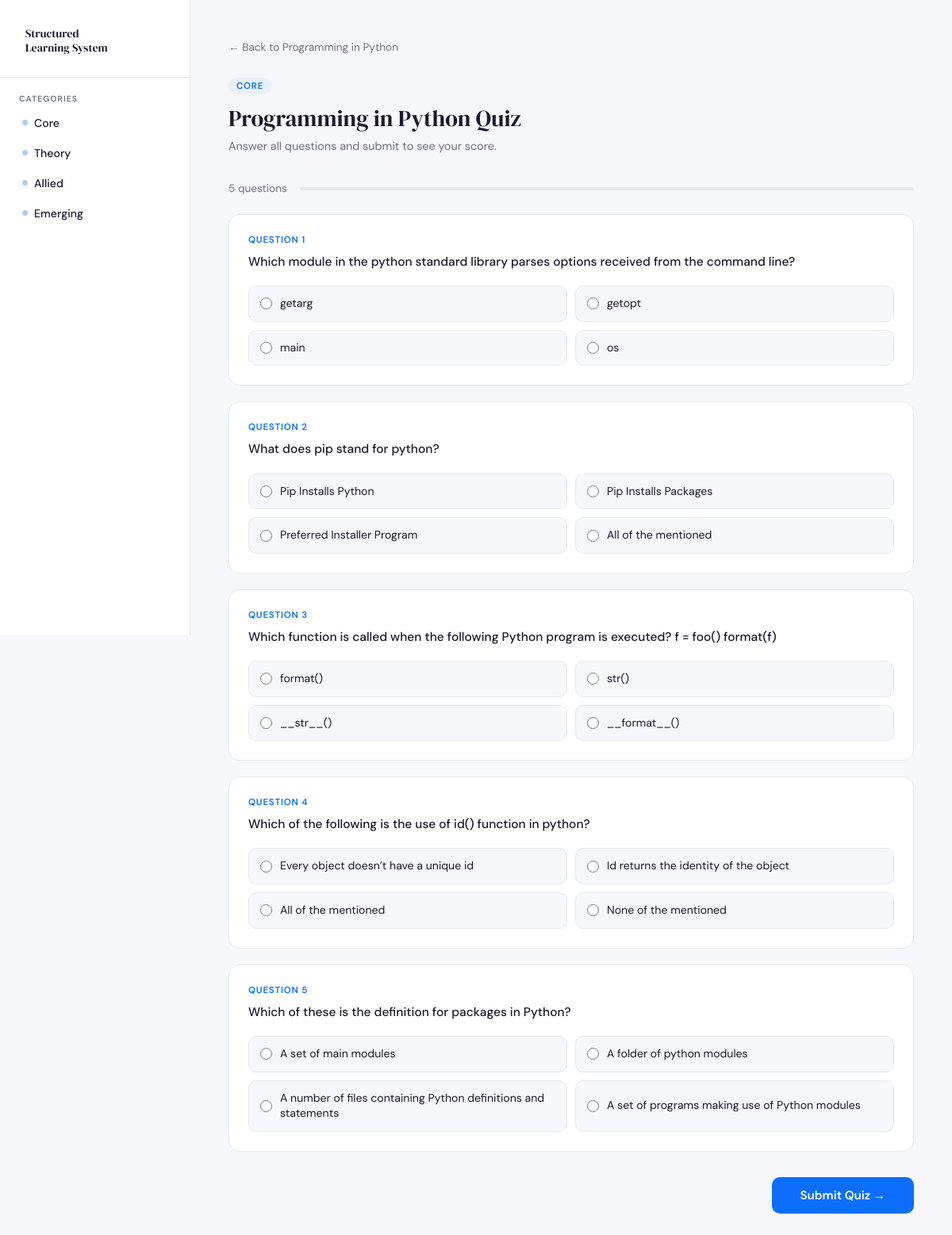
The app's page /quiz/5/ with its own data.
### learning/models.py (models this page shows, shortened)
class Subject(models.Model):
    CATEGORY_CHOICES = [
        ('core', 'Core & Practical'),
        ('theory', 'Theoretical Foundations'),
        ('allied', 'Allied & Supporting'),
        ('emerging', 'Emerging Skills'),
    ]
    name = models.CharField(max_length=200)
    category = models.CharField(max_length=20, choices=CATEGORY_CHOICES)
    description = models.TextField(blank=True)
    youtube_link = models.URLField(blank=True, null=True)
    course_link = models.URLField(blank=True, null=True)
    thumbnail = models.ImageField(upload_to='thumbnails/', blank=True, null=True)

class Quiz(models.Model):
    subject = models.ForeignKey(Subject, on_delete=models.CASCADE)
    question = models.CharField(max_length=5000)
    option1 = models.CharField(max_length=2000)
    option2 = models.CharField(max_length=2000)
    option3 = models.CharField(max_length=2000)
    option4 = models.CharField(max_length=2000)
    correct_answer = models.CharField(max_length=200)

### learning/views.py (the view, shortened to what this page needs)
# urls.py: path('quiz/<int:subject_id>/', views.quiz_view, name='quiz'),
def quiz_view(request, subject_id):
    subject = get_object_or_404(Subject, pk=subject_id)
    quiz    = Quiz.objects.filter(subject=subject)
    quiz_list = list(quiz)
    random.shuffle(quiz_list)
    return render(request, "quiz.html", {
        "quiz":    quiz_list,
        "subject": subject,
        "score":   None,
    })

### learning/templates/quiz.html (shortened to what this page needs)
<!DOCTYPE html>
<html>
<head>
</head>
<body>
<div class="sidebar">
    <div class="sidebar-logo">
        <a href="{% url 'home' %}">Structured<br>Learning System</a>
    </div>
    <div class="sidebar-section">
        <div class="sidebar-label">Categories</div>
        <a href="{% url 'home' %}#core"><span class="sidebar-dot"></span> Core</a>
        <a href="{% url 'home' %}#theory"><span class="sidebar-dot"></span> Theory</a>
        <a href="{% url 'home' %}#allied"><span class="sidebar-dot"></span> Allied</a>
        <a href="{% url 'home' %}#emerging"><span class="sidebar-dot"></span> Emerging</a>
    </div>
</div>
<div class="main-content">
    <a href="{% url 'subject_detail' subject.id %}" class="back-link">
        ← Back to {{ subject.name }}
    </a>
    <div class="quiz-header">
        <div class="subject-tag">{{ subject.category }}</div>
        <h1>{{ subject.name }} Quiz</h1>
        <p>Answer all questions and submit to see your score.</p>
    </div>
    {% if quiz %}
        <div class="quiz-meta">
            <span class="questions-count">{{ quiz|length }} question{{ quiz|length|pluralize }}</span>
            <div class="quiz-progress-bar">
            </div>
        </div>
        <form method="POST" id="quizForm">
            <div class="questions-wrap">
                {% if score is not None %}
                    {% for r in results %}
                    <div class="question-card" style="animation-delay: {{ forloop.counter0 }}00ms">
                        <div class="question-number">Question {{ forloop.counter }}</div>
                        <div class="question-text">{{ r.question }}</div>
                        <div class="options-grid">
                            <label class="option-label {{ r.opt1_class }}">
                                <input type="radio" name="{{ r.id }}" value="{{ r.option1 }}" disabled
                                    {% if r.user == r.option1 %}checked{% endif %}>
                                {{ r.option1 }}
                                {% if r.option1 == r.correct %}<span class="answer-badge">✓ Correct</span>
                                {% elif r.user == r.option1 %}<span class="answer-badge">✗ Wrong</span>{% endif %}
                            </label>
                            <label class="option-label {{ r.opt2_class }}">
                                <input type="radio" name="{{ r.id }}" value="{{ r.option2 }}" disabled
                                    {% if r.user == r.option2 %}checked{% endif %}>
                                {{ r.option2 }}
                                {% if r.option2 == r.correct %}<span class="answer-badge">✓ Correct</span>
                                {% elif r.user == r.option2 %}<span class="answer-badge">✗ Wrong</span>{% endif %}
                            </label>
                            <label class="option-label {{ r.opt3_class }}">
                                <input type="radio" name="{{ r.id }}" value="{{ r.option3 }}" disabled
                                    {% if r.user == r.option3 %}checked{% endif %}>
                                {{ r.option3 }}
                                {% if r.option3 == r.correct %}<span class="answer-badge">✓ Correct</span>
                                {% elif r.user == r.option3 %}<span class="answer-badge">✗ Wrong</span>{% endif %}
                            </label>
                            <label class="option-label {{ r.opt4_class }}">
                                <input type="radio" name="{{ r.id }}" value="{{ r.option4 }}" disabled
                                    {% if r.user == r.option4 %}checked{% endif %}>
                                {{ r.option4 }}
                                {% if r.option4 == r.correct %}<span class="answer-badge">✓ Correct</span>
                                {% elif r.user == r.option4 %}<span class="answer-badge">✗ Wrong</span>{% endif %}
                            </label>
                        </div>
                    </div>
                    {% endfor %}
                {% else %}
                    {% for q in quiz %}
                    <div class="question-card" style="animation-delay: {{ forloop.counter0 }}00ms">
                        <div class="question-number">Question {{ forloop.counter }}</div>
                        <div class="question-text">{{ q.question }}</div>
                        <div class="options-grid">
                            <label class="option-label">
                                <input type="radio" name="{{ q.id }}" value="{{ q.option1 }}">
                                {{ q.option1 }}
                            </label>
                            <label class="option-label">
                                <input type="radio" name="{{ q.id }}" value="{{ q.option2 }}">
                                {{ q.option2 }}
                            </label>
                            <label class="option-label">
                                <input type="radio" name="{{ q.id }}" value="{{ q.option3 }}">
                                {{ q.option3 }}
                            </label>
                            <label class="option-label">
                                <input type="radio" name="{{ q.id }}" value="{{ q.option4 }}">
                                {{ q.option4 }}
                            </label>
                        </div>
                    </div>
                    {% endfor %}
                {% endif %}
            </div>
            {% if score is None %}
            <div class="quiz-footer">
                <button type="submit" class="btn-submit">Submit Quiz →</button>
            </div>
            {% endif %}
        </form>
    {% else %}
        <div class="empty-quiz">
            <div style="font-size:2rem;">📭</div>
            <p>No questions available for this subject yet.</p>
        </div>
    {% endif %}
</div>
</body>
</html>

### learning/templates/quiz.html (style rules this page uses)
*, *::before, *::after { box-sizing: border-box; margin: 0; padding: 0; }
:root { --blue: #0d6efd; --blue-light: #e8f0fe; --blue-dark: #0a58ca; --text: #1a1a2e; --text-muted: #6b7280; --bg: #f5f7fb; --white: #ffffff; --border: #e5e7eb; --success: #10b981; --success-light: #d1fae5; --danger: #ef4444; --danger-light: #fee2e2; --sidebar-width: 240px; }
body { font-family: 'DM Sans', sans-serif; background: var(--bg); color: var(--text); display: flex; min-height: 100vh; }
.sidebar { width: var(--sidebar-width); background: var(--white); border-right: 1px solid var(--border); height: 100vh; position: fixed; top: 0; left: 0; display: flex; flex-direction: column; overflow-y: auto; }
.sidebar-logo { padding: 24px 20px 16px; border-bottom: 1px solid var(--border); }
.sidebar-logo a { font-family: 'DM Serif Display', serif; font-size: 1.1rem; color: var(--blue); line-height: 1.3; display: block; text-decoration: none; }
.sidebar-section { padding: 20px 16px 8px; }
.sidebar-label { font-size: 0.65rem; font-weight: 600; letter-spacing: 0.1em; text-transform: uppercase; color: var(--text-muted); padding: 0 8px; margin-bottom: 6px; }
.sidebar a { display: flex; align-items: center; gap: 8px; text-decoration: none; color: var(--text); padding: 9px 12px; border-radius: 8px; font-size: 0.88rem; font-weight: 500; transition: background 0.15s, color 0.15s; margin-bottom: 2px; }
.sidebar-dot { width: 7px; height: 7px; border-radius: 50%; background: var(--blue); opacity: 0.35; flex-shrink: 0; }
.main-content { margin-left: var(--sidebar-width); flex: 1; min-width: 0; padding: 48px; max-width: calc(100% - var(--sidebar-width)); }
.back-link { display: inline-flex; align-items: center; gap: 6px; font-size: 0.85rem; color: var(--text-muted); text-decoration: none; margin-bottom: 28px; transition: color 0.15s; }
.quiz-header { margin-bottom: 36px; }
.quiz-header .subject-tag { font-size: 0.72rem; font-weight: 600; color: var(--blue); background: var(--blue-light); padding: 3px 10px; border-radius: 99px; text-transform: uppercase; letter-spacing: 0.06em; display: inline-block; margin-bottom: 10px; }
.quiz-header h1 { font-family: 'DM Serif Display', serif; font-size: 1.8rem; font-weight: 400; color: var(--text); margin-bottom: 6px; }
.quiz-header p { color: var(--text-muted); font-size: 0.9rem; }
.quiz-meta { display: flex; align-items: center; justify-content: space-between; margin-bottom: 24px; gap: 16px; }
.questions-count { font-size: 0.85rem; color: var(--text-muted); white-space: nowrap; }
.quiz-progress-bar { flex: 1; height: 4px; background: var(--border); border-radius: 99px; overflow: hidden; }
.questions-wrap { display: flex; flex-direction: column; gap: 20px; }
.question-card { background: var(--white); border: 1px solid var(--border); border-radius: 14px; padding: 24px; animation: fadeUp 0.3s ease both; }
.question-number { font-size: 0.72rem; font-weight: 600; color: var(--blue); text-transform: uppercase; letter-spacing: 0.07em; margin-bottom: 8px; }
.question-text { font-size: 0.97rem; font-weight: 500; line-height: 1.55; margin-bottom: 18px; color: var(--text); }
.options-grid { display: grid; grid-template-columns: 1fr 1fr; gap: 10px; }
.option-label { display: flex; align-items: center; gap: 10px; padding: 12px 14px; border: 1.5px solid var(--border); border-radius: 10px; cursor: pointer; font-size: 0.88rem; transition: all 0.15s; line-height: 1.4; background: var(--bg); user-select: none; }
.option-label input[type="radio"] { accent-color: var(--blue); width: 15px; height: 15px; flex-shrink: 0; }
.quiz-footer { margin-top: 32px; display: flex; justify-content: flex-end; }
.btn-submit { padding: 13px 36px; background: var(--blue); color: white; border: none; border-radius: 10px; font-size: 0.95rem; font-weight: 600; font-family: 'DM Sans', sans-serif; cursor: pointer; transition: background 0.15s, transform 0.1s; }

### records on screen
Subject: name "Programming in Python", category "CORE"
Quiz: question "Which module in the python standard library parses options received from the command line?", option1 "getarg", option2 "getopt", option3 "main", option4 "os"
Quiz: question "What does pip stand for python?", option1 "Pip Installs Python", option2 "Pip Installs Packages", option3 "Preferred Installer Program", option4 "All of the mentioned"
Quiz: question "Which function is called when the following Python program is executed? f = foo() format(f)", option1 "format()", option2 "str()", option3 "__str__()", option4 "__format__()"
Quiz: question "Which of the following is the use of id() function in python?", option1 "Every object doesn’t have a unique id", option2 "Id returns the identity of the object", option3 "All of the mentioned", option4 "None of the mentioned"
Quiz: question "Which of these is the definition for packages in Python?", option1 "A set of main modules", option2 "A folder of python modules", option3 "A number of files containing Python definitions and statements", option4 "A set of programs making use of Python modules"

### other values on screen
{{ quiz|length }} "5"
